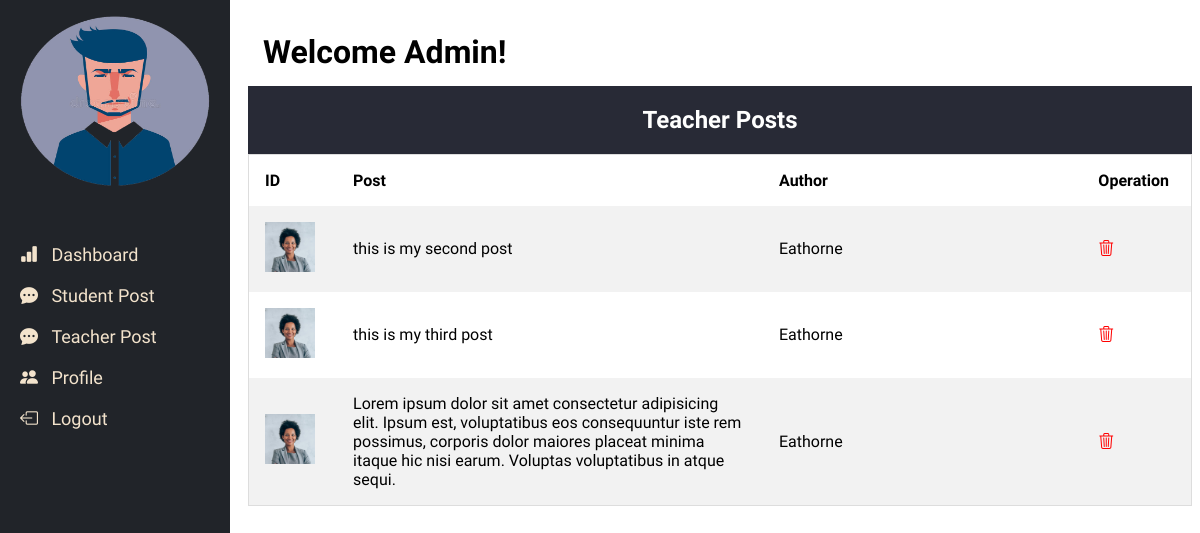
Before: /admin/teacher_post.php (signed in) with the older database file.
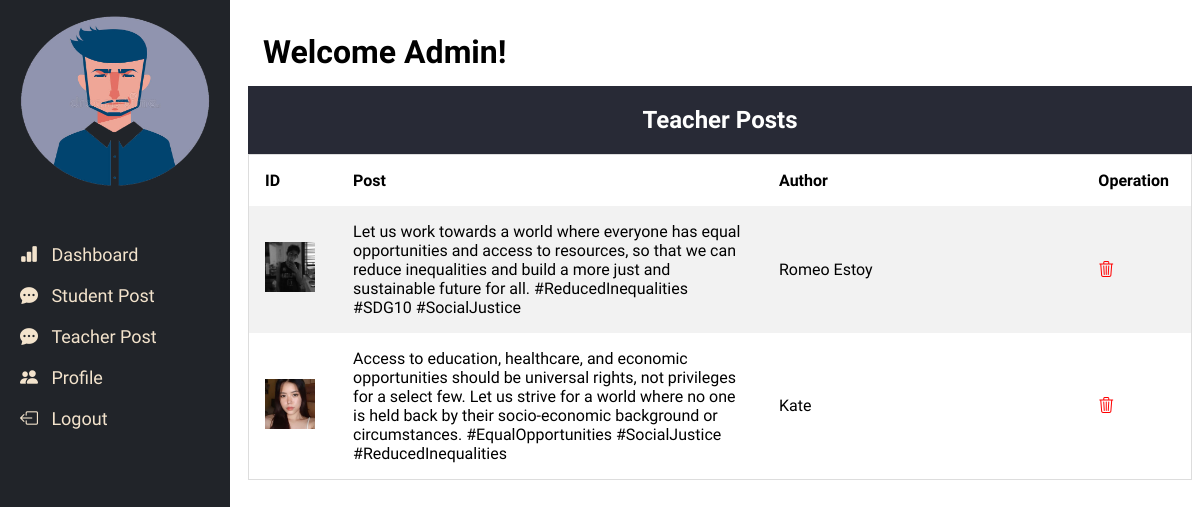
After: the same page with the newer database file.
### tables this page shows
CREATE TABLE `posts` (
  `id` int(11) NOT NULL,
  `user_id` int(11) NOT NULL DEFAULT 0,
  `post` text NOT NULL,
  `date` datetime NOT NULL
);

CREATE TABLE `users` (
  `id` int(11) NOT NULL,
  `username` varchar(30) NOT NULL,
  `email` varchar(100) NOT NULL,
  `password` varchar(255) NOT NULL,
  `date` date DEFAULT NULL,
  `image` varchar(1024) DEFAULT NULL,
  `role` int(1) NOT NULL
);

### functions.php (called while the page is built, shortened)
<?php
function query($query)
{
	global $con;
	$result = mysqli_query($con, $query);
	if(!is_bool($result) && mysqli_num_rows($result) > 0)
	{
		$data = [];
		while ($row = mysqli_fetch_assoc($result)) {
			$data[] = $row;
		}
		return $data;
	}
	return false;
}

### admin/teacher_post.php (the view, shortened to what this page needs)
<?php
    require('../config.inc.php');
    require('../functions.php');
?>
<!DOCTYPE html>
<html lang="en">
<head>
    <link rel="stylesheet" href="css/sidenav.css">
    <link rel="stylesheet" href="css/table.css">
    <link rel="stylesheet" href="css/teacher_post.css">
    <link rel="stylesheet" type="text/css" href="../assets/css/bootstrap-icons.css">
</head>
<body>
    <?php
        include_once('sidenav.php');
    ?>
    <div class="main">
        <div class="head">
            <h1 style="margin:10px 0 0 0;">Welcome Admin!</h1>
        </div>
        <div class="sub-head">
            <h2>Teacher Posts</h2>
        </div>
        <div class="body">
            <table>
                <tr>
                    <th>ID</th>
                    <th>Post</th>
                    <th>Author</th>
                    <th>Operation</th>
                </tr>
                <?php
                    $sql = "select users.username, users.image, posts.id, posts.post, posts.date from posts inner join users on posts.user_id = users.id where users.role = 1";
                    $row = query($sql);
                    if($row){
                        foreach($row as $data){
                            ?>
                                <tr>
                                    <td><img style="width:50px; height:50px;" src="../<?php echo $data["image"]?>" alt="image" srcset=""></td>
                                    <td><?php echo $data["post"] ?></td>
                                    <td><?php echo $data["username"] ?></td>
                                    <td><a style="color: red" href="delete.php?id=<?php echo $data["id"]?>"><i class="bi bi-trash3"></i></a></i></td>
                                </tr>
                            <?php
                                }
                    }
                ?>
            </table>
        </div>
    </div>
</body>
</html>

Changed rows visible on the page:
removed posts: user.image (picture), post "this is my second post", user.username "Eathorne"
removed posts: user.image (picture), post "this is my third post", user.username "Eathorne"
removed posts: user.image (picture), post "Lorem ipsum dolor sit amet consectetur adipisicing elit. Ipsum est, voluptatibus eos consequuntur iste rem possimus, corporis dolor maiores placeat minima itaque hic nisi earum. Voluptas voluptatibus in atque sequi.", user.username "Eathorne"
added posts: user.image (picture), post "Let us work towards a world where everyone has equal opportunities and access to resources, so that we can reduce inequalities and build a more just and sustainable future for all. #ReducedInequalities #SDG10 #SocialJustice", user.username "Romeo Estoy"
added posts: user.image (picture), post "Access to education, healthcare, and economic opportunities should be universal rights, not privileges for a select few. Let us strive for a world where no one is held back by their socio-economic background or circumstances. #EqualOpportunities #SocialJustice #ReducedInequalities", user.username "Kate"
